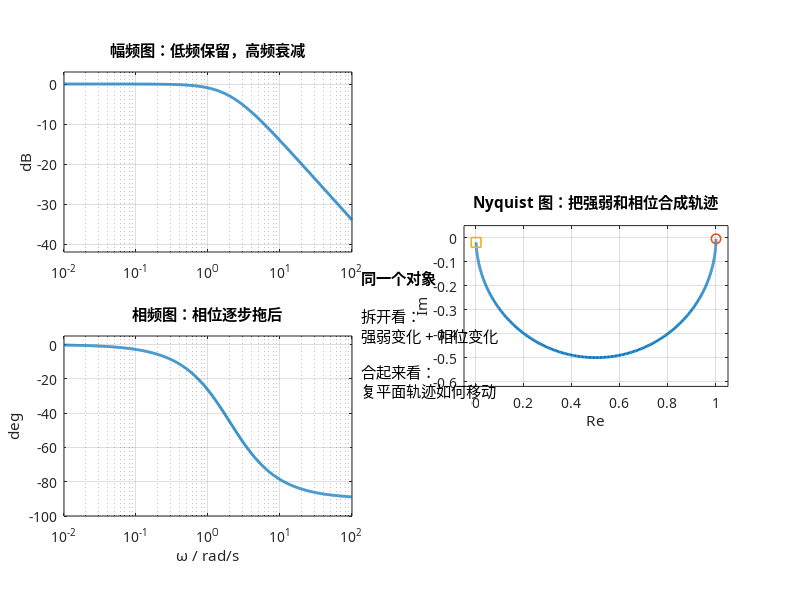

MATLAB code to generate this figure:
clear; close all; clc;
pkg load control;

set (0, 'defaultfigurevisible', 'off');
set (0, 'defaultaxesfontname', 'PingFang SC');
set (0, 'defaulttextfontname', 'PingFang SC');

[script_dir, ~, ~] = fileparts (mfilename ('fullpath'));
outdir = fullfile (script_dir, '..', 'processed');
if ~exist (outdir, 'dir')
  mkdir (outdir);
end

s = tf ('s');
w = logspace (-2, 2, 800);
sys = 1 / (0.5 * s + 1);
[mag, phase_deg] = bode (sys, w);
mag_db = 20 * log10 (squeeze (mag));
phase_deg = squeeze (phase_deg);
[re, im] = nyquist (sys, w);
resp = squeeze (re) + 1i * squeeze (im);

fig = figure ('position', [100, 100, 1180, 760], 'color', 'w');

ax1 = axes ('position', [0.08, 0.58, 0.36, 0.30]);
semilogx (ax1, w, mag_db, 'LineWidth', 2.0);
grid (ax1, 'on');
xlim (ax1, [0.01, 100]);
ylim (ax1, [-42, 3]);
title (ax1, '幅频图：低频保留，高频衰减');
ylabel (ax1, 'dB');

ax2 = axes ('position', [0.08, 0.14, 0.36, 0.30]);
semilogx (ax2, w, phase_deg, 'LineWidth', 2.0);
grid (ax2, 'on');
xlim (ax2, [0.01, 100]);
ylim (ax2, [-100, 5]);
title (ax2, '相频图：相位逐步拖后');
xlabel (ax2, '\omega / rad/s');
ylabel (ax2, 'deg');

ax3 = axes ('position', [0.58, 0.18, 0.33, 0.62]);
plot (ax3, real (resp), imag (resp), 'LineWidth', 2.0);
grid (ax3, 'on');
axis (ax3, 'equal');
xlim (ax3, [-0.05, 1.05]);
ylim (ax3, [-0.62, 0.05]);
title (ax3, 'Nyquist 图：把强弱和相位合成轨迹');
xlabel (ax3, 'Re');
ylabel (ax3, 'Im');
hold (ax3, 'on');
plot (ax3, real (resp(1)), imag (resp(1)), 'o', 'MarkerSize', 7, 'LineWidth', 1.2);
plot (ax3, real (resp(end)), imag (resp(end)), 's', 'MarkerSize', 7, 'LineWidth', 1.2);

txt = axes ('position', [0.45, 0.34, 0.10, 0.24], 'visible', 'off');
text (0.02, 0.82, '同一个对象', 'FontSize', 11, 'FontWeight', 'bold');
text (0.02, 0.55, '拆开看：', 'FontSize', 11);
text (0.02, 0.41, '强弱变化 + 相位变化', 'FontSize', 11);
text (0.02, 0.17, '合起来看：', 'FontSize', 11);
text (0.02, 0.03, '复平面轨迹如何移动', 'FontSize', 11);

print (fig, fullfile (outdir, '2-4-fd-08-bode-nyquist-consistency-panel.svg'), '-dsvg');
